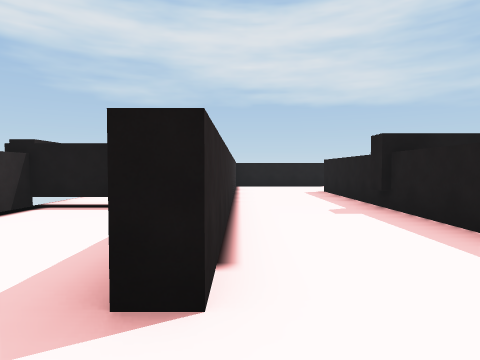
[1] (above)

24 first-person views from a walk through a scene from a Unity 3-D project. The camera is 1.5 m above the floor, tilts 2° down and sees 75° across. The floor is counted in squares, 2 m on a side. Each view is taken from the middle of a square. On the plan, view 1 faces up. The plan holds only what a view shows up to about 10 squares ahead; the rest is blank. The player is left out.

[2]
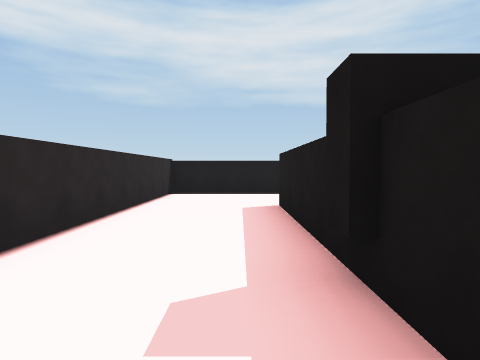

[3]
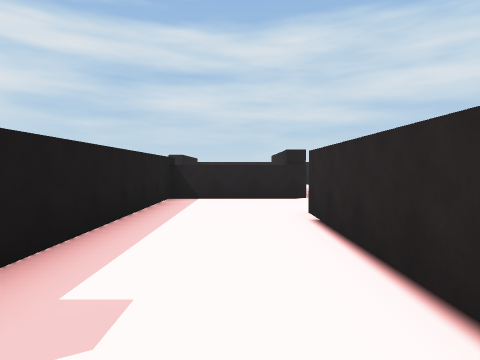

[4]
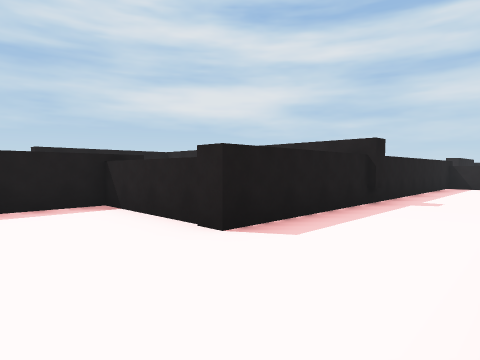

[5]
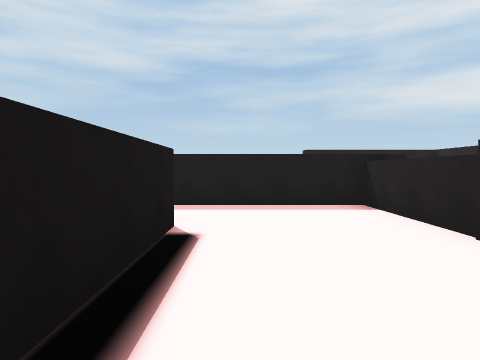

[6]
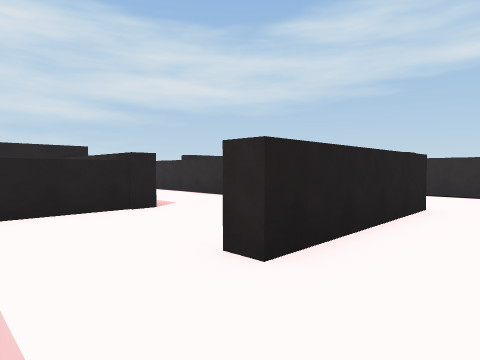

[7]
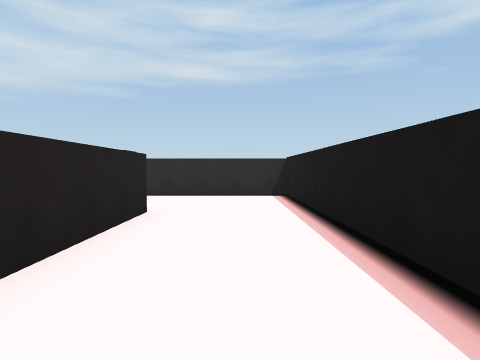

[8]
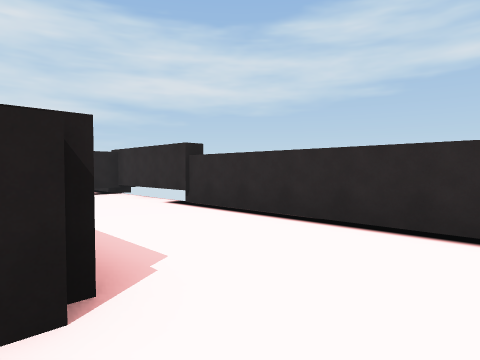

[9]
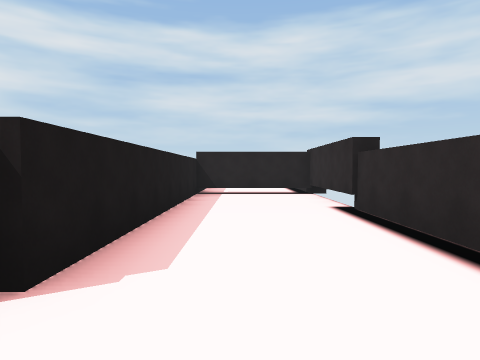

[10]
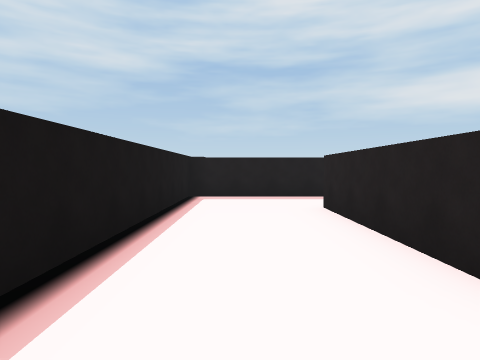

[11]
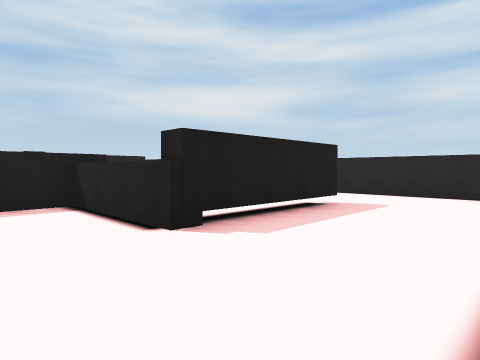

[12]
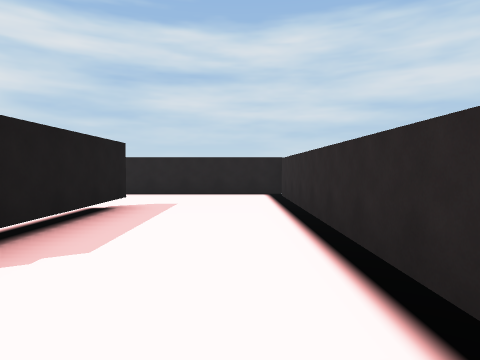

[13]
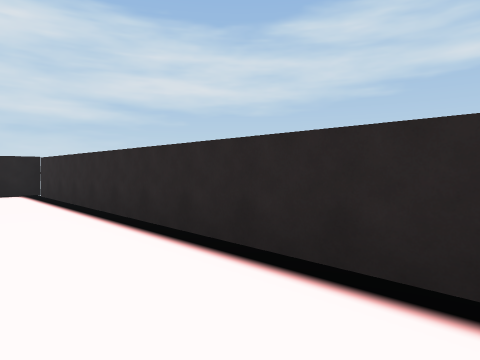

[14]
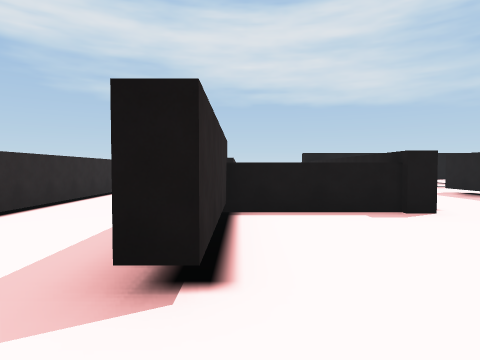

[15]
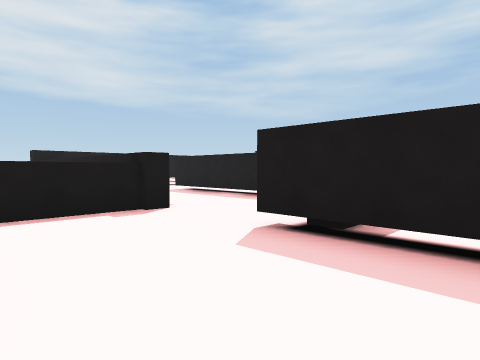

[16]
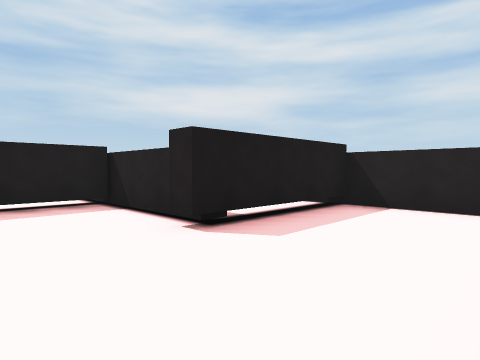

[17]
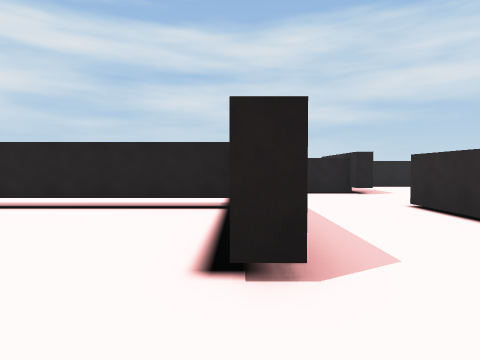

[18]
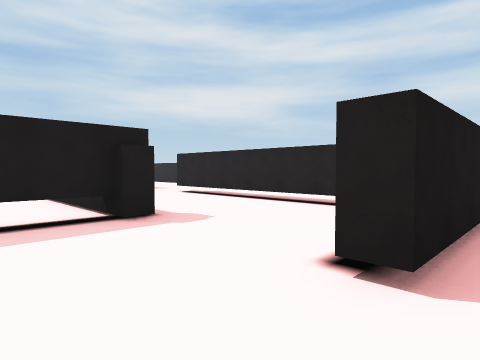

[19]
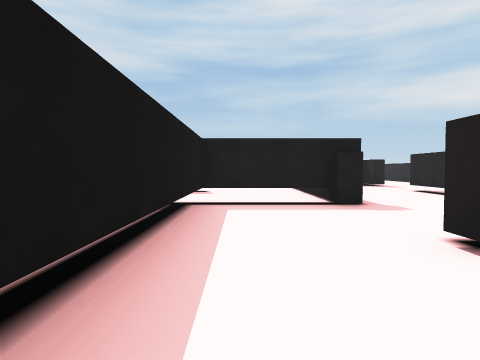

[20]
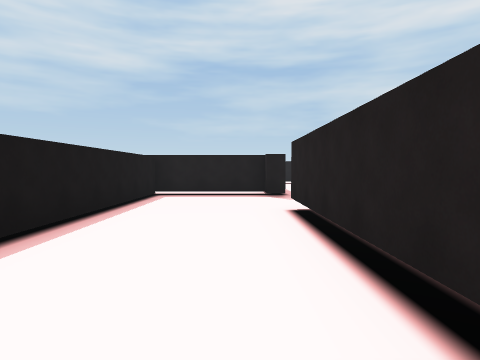

[21]
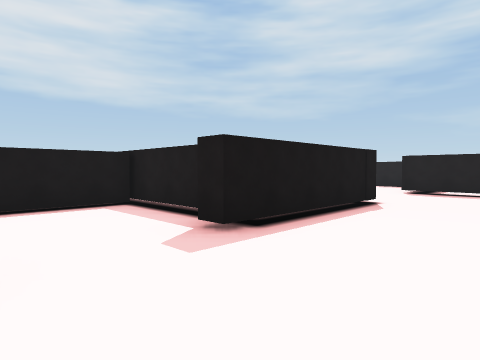

[22]
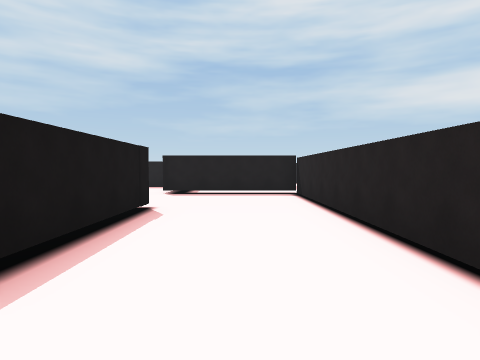

[23]
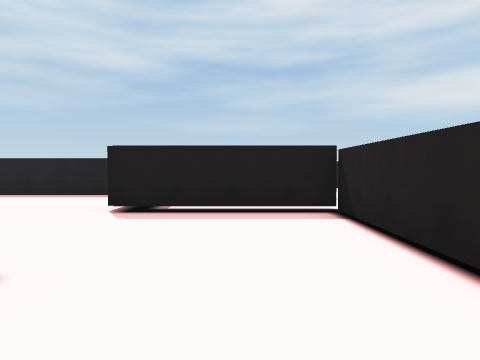

[24]
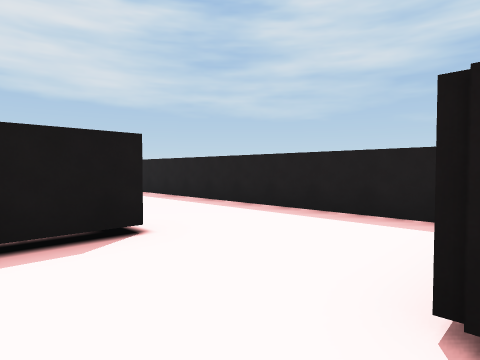

### Floor plan
Key: @ floor where view 1 was taken; # wall or solid block; x gap in a wall; . floor; T thing the floor can be seen under or through.
Columns run from 5 left of view 1 to 29 right of it. Each row starts with its distance up from view 1.
 17 #############
 16 #...........#
 15 #...........#
 14 #...######..#
 13 #...#.......#
 12 #...#.......#
 11 #...#.......#
 10 ##..#...#####
  9  #..#...#
  8  #..#...#                         #
  7  #..#...#  ...                   .#
  6 #####...#########...             .#
  5  ...#...#.......T...            ..#
  4   ..#...# ......T....          ...#
  3 # ..#...# ......########     ##...#
  2 #...#...#...#..........#     .....#
  1 #.......#...#..........#     .....#
  0 #....@..#...#..........#    ......#
 -1 #...#####...#TTTTTT#...#####...#
 -2 #...#.......#...... ...........#
 -3 #...#.......#...... ...........#
 -4 #...#.......#.      ...........#
 -5 #...#...TT###          #########
 -6 #.......T.
 -7 #.......T.
 -8 x.......T.
 -9  x######

Where each view was taken, in squares from view 1:
view 1: 0 up, 0 right, facing up
view 2: 4 up, 2 right, facing up
view 3: 7 up, 1 right, facing down
view 4: 13 up, 0 right, facing down-right
view 5: 13 up, 0 right, facing right
view 6: 16 up, 6 right, facing down-left
view 7: 16 up, 5 right, facing left
view 8: 16 up, 0 right, facing down-left
view 9: 16 up, 2 left, facing down
view 10: 16 up, 2 left, facing right
view 11: 1 up, 4 left, facing down-right
view 12: 1 up, 3 left, facing down
view 13: 2 up, 2 left, facing down-left
view 14: 7 down, 0 right, facing up
view 15: 7 down, 0 right, facing up-right
view 16: 2 down, 0 right, facing down-right
view 17: 5 up, 7 right, facing down
view 18: 5 up, 6 right, facing down-right
view 19: 5 up, 4 right, facing right
view 20: 0 up, 9 right, facing right
view 21: 4 down, 15 right, facing up-right
view 22: 3 down, 16 right, facing right
view 23: 3 down, 20 right, facing right
view 24: 1 down, 24 right, facing up-right
